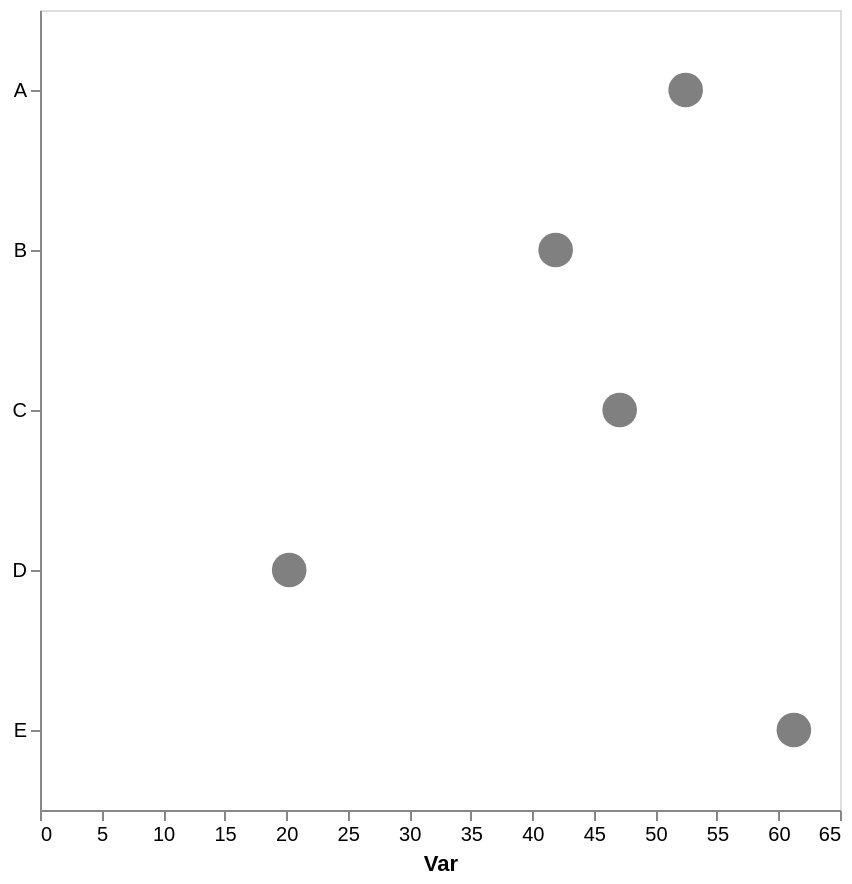

Vega-Lite specification stored for this chart:
### Vega-Lite specification from a JSON file in a GitHub repository (floating-point values rounded to 4 significant figures)
{"config": {"view": {"continuousWidth": 300, "continuousHeight": 300}, "axis": {"grid": false}, "bar": {"color": "gray"}}, "data": {"name": "data-b5e8d81b653097fb40cdb2f8948f3466"}, "mark": {"type": "point", "color": "gray", "filled": true, "size": 300}, "encoding": {"x": {"aggregate": "mean", "axis": {"title": "Var"}, "field": "var1", "type": "quantitative"}, "y": {"axis": {"title": null}, "field": "cat", "type": "nominal"}}, "height": 400, "width": 400, "$schema": "https://vega.github.io/schema/vega-lite/v5.17.0.json", "datasets": {"data-b5e8d81b653097fb40cdb2f8948f3466": [{"cat": "C", "var1": 45.81, "var2": 51.17}, {"cat": "A", "var1": 54.96, "var2": 54.56}, {"cat": "C", "var1": 44.79, "var2": 39.97}, {"cat": "E", "var1": 55.37, "var2": 44.56}, {"cat": "B", "var1": 50.5, "var2": 63.27}, {"cat": "C", "var1": 38.8, "var2": 45.38}, {"cat": "E", "var1": 63.87, "var2": 54.04}, {"cat": "A", "var1": 49.95, "var2": 33.67}, {"cat": "E", "var1": 64.52, "var2": 44.62}, {"cat": "B", "var1": 33.29, "var2": 52.8}, {"cat": "D", "var1": 20.25, "var2": 62.87}, {"cat": "C", "var1": 58.98, "var2": 36.82}]}}
